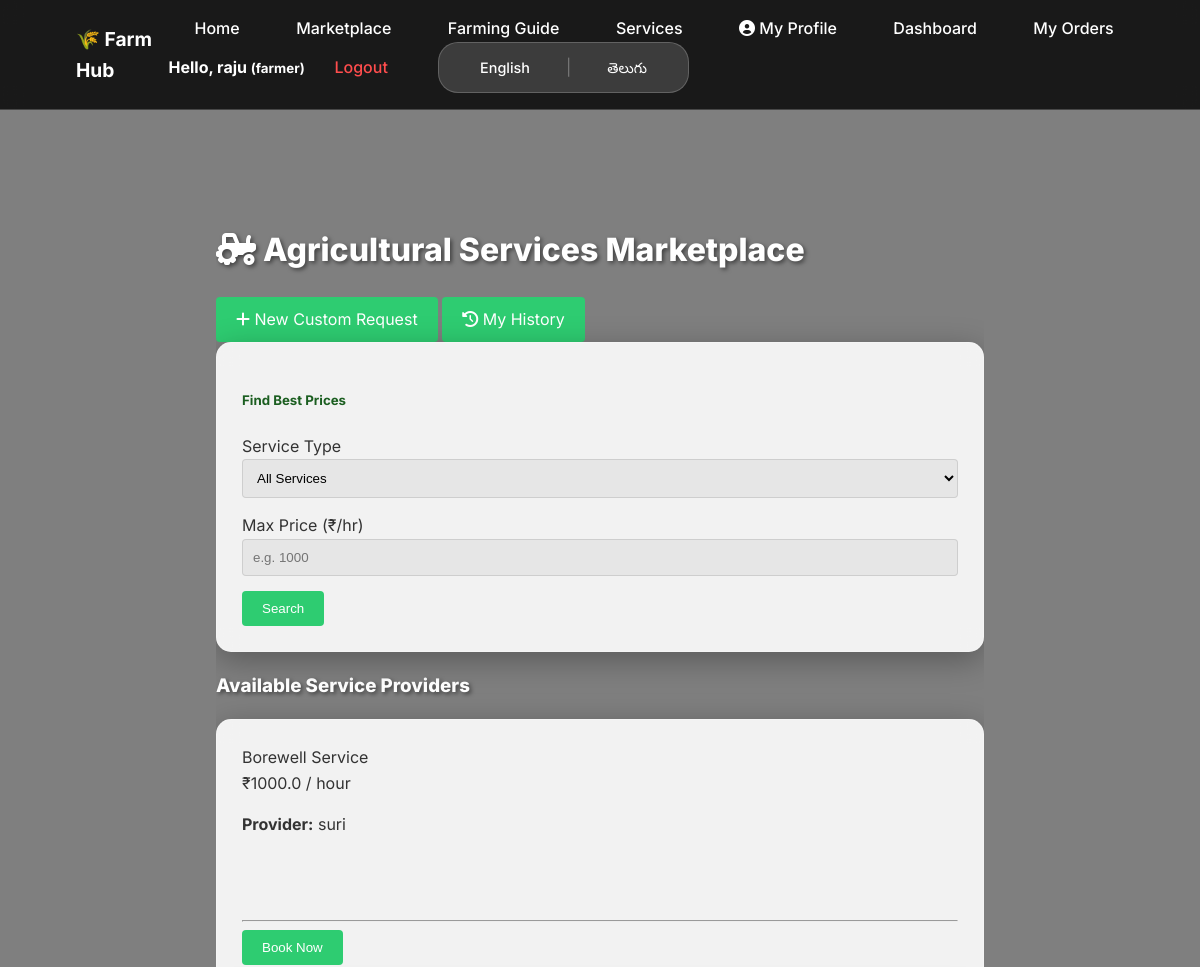
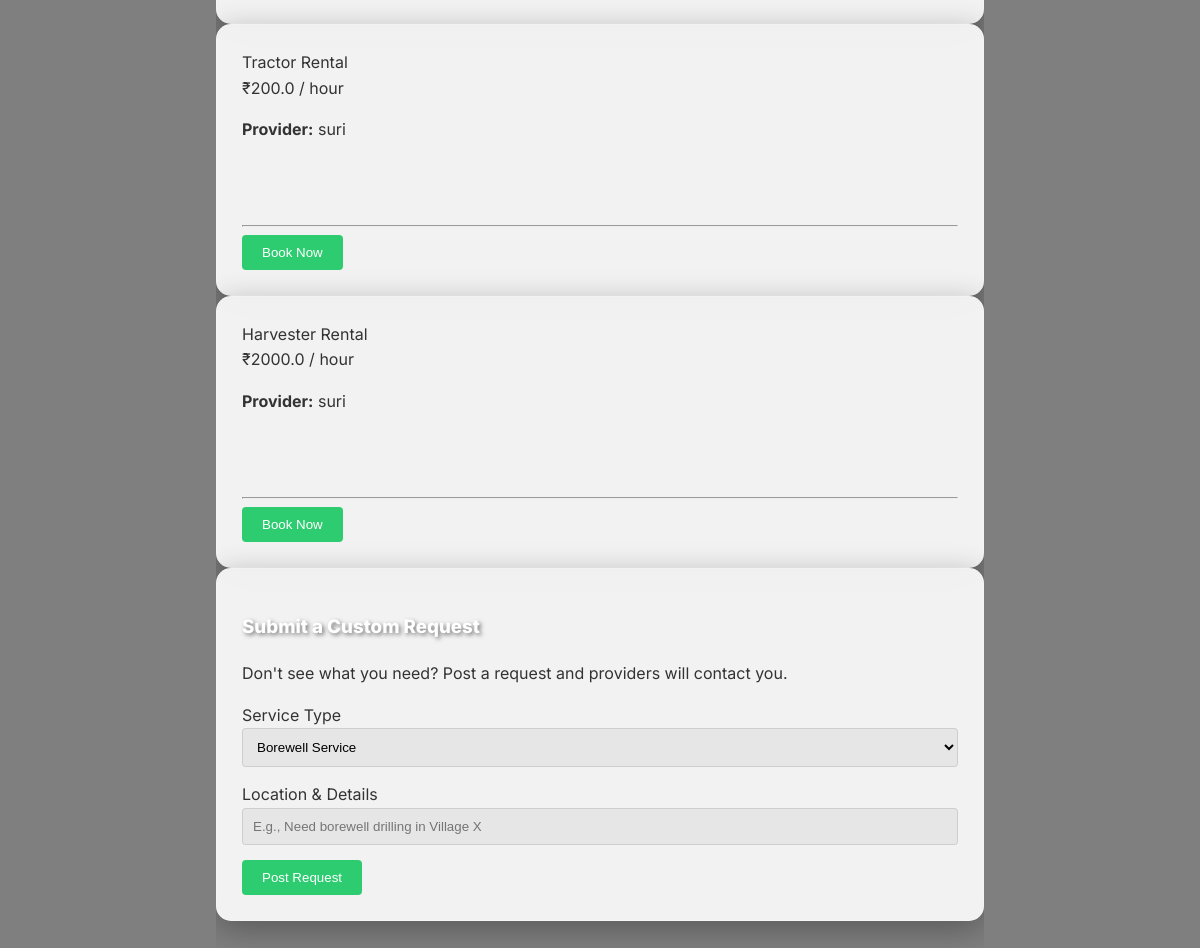
The app's page /services (signed in) with its own data (2 pictures, top to bottom).
### tables this page shows
CREATE TABLE service_listings (
        id INTEGER PRIMARY KEY AUTOINCREMENT, 
        provider_id INTEGER NOT NULL, 
        service_type TEXT NOT NULL, 
        price_per_hour REAL NOT NULL, 
        description TEXT, 
        FOREIGN KEY (provider_id) REFERENCES users (id));

CREATE TABLE users (
        id INTEGER PRIMARY KEY AUTOINCREMENT, 
        name TEXT NOT NULL, 
        phone TEXT UNIQUE NOT NULL, 
        password TEXT NOT NULL, 
        role TEXT NOT NULL, 
        upi_id TEXT, 
        address TEXT);

### app.py (the view)
@app.route('/services')
@login_required
@farmer_required
def services():
    conn = get_db_connection()
    s_type = request.args.get('service_type', '')
    max_p = request.args.get('max_price', 99999)
    query = "SELECT sl.*, u.name as provider_name FROM service_listings sl JOIN users u ON sl.provider_id = u.id WHERE sl.price_per_hour <= ?"
    params = [max_p]
    if s_type:
        query += " AND sl.service_type LIKE ?"
        params.append(f"%{s_type}%")
    listings = conn.execute(query, params).fetchall()
    conn.close()
    return render_template('services.html', listings=listings)

### app.py (called while the page is built)
def get_locale():
    return session.get('lang', request.accept_languages.best_match(['en', 'te']))

@app.template_filter('localize')
def localize_filter(value):
    if not value: return ""
    val_str = str(value)
    if '|' not in val_str: return val_str
    parts = val_str.split('|')
    if session.get('lang') == 'te' and len(parts) > 1:
        return parts[1].strip()
    return parts[0].strip()

def get_db_connection():
    conn = sqlite3.connect(DB_NAME, timeout=20)
    conn.row_factory = sqlite3.Row
    conn.execute('PRAGMA journal_mode=WAL;')
    return conn

def login_required(f):
    @wraps(f)
    def wrapper(*args, **kwargs):
        if 'user_id' not in session:
            flash(_('Please log in first.'), 'danger')
            return redirect(url_for('login'))
        return f(*args, **kwargs)
    return wrapper

def farmer_required(f):
    @wraps(f)
    def wrapper(*args, **kwargs):
        if session.get('role') != 'farmer':
            flash(_('Access Restricted: This page is for farmers only.'), 'warning')
            return redirect(url_for('marketplace'))
        return f(*args, **kwargs)
    return wrapper

### templates/services.html (shortened to what this page needs)
{% extends 'base.html' %}
{% block content %}
<div class="content-wrapper">
    <div class="container mt-4">
        <div class="d-flex justify-content-between align-items-center mb-5">
            <h1><i class="fas fa-tractor text-success"></i> {{ _('Agricultural Services Marketplace') }}</h1>
            <div>
                <a href="{{ url_for('custom_request') }}" class="btn btn-primary shadow">
                    <i class="fas fa-plus"></i> {{ _('New Custom Request') }}
                </a>
                <a href="{{ url_for('my_service_history') }}" class="btn btn-light shadow-sm border ms-2">
                    <i class="fas fa-history"></i> {{ _('My History') }}
                </a>
            </div>
        </div>
        <div class="compact-box">
            <div class="glass-panel mb-5">
                <h5 class="mb-3 text-secondary-glass">{{ _('Find Best Prices') }}</h5>
                <form method="GET" action="{{ url_for('services') }}" class="row g-3">
                    <div class="col-md-5">
                        <label class="form-label small fw-bold">{{ _('Service Type') }}</label>
                        <select name="service_type" class="form-select">
                            <option value="">{{ _('All Services') }}</option>
                        </select>
                    </div>
                    <div class="col-md-4">
                        <label class="form-label small fw-bold">{{ _('Max Price (₹/hr)') }}</label>
                        <input type="number" name="max_price" class="form-control" placeholder="e.g. 1000">
                    </div>
                    <div class="col-md-3 d-flex align-items-end">
                        <button type="submit" class="btn btn-success w-100 fw-bold">{{ _('Search') }}</button>
                    </div>
                </form>
            </div>
        </div>
        <h3 class="mb-4">{{ _('Available Service Providers') }}</h3>
        <div class="row mb-5">
            {% if listings %}
                {% for item in listings %}
                <div class="col-md-4 mb-4">
                    <div class="glass-panel service-card h-100 d-flex flex-column">
                        <div class="mb-3">
                            <span class="badge bg-success mb-2">{{ item['service_type'] | localize }}</span>
                            <div class="d-flex justify-content-between align-items-center">
                                <span class="h4 text-primary fw-bold mb-0">₹{{ item['price_per_hour'] }}</span>
                                <span class="text-muted small">/ {{ _('hour') }}</span>
                            </div>
                        </div>
                        <div class="flex-grow-1">
                            <p class="card-text text-dark"><strong>{{ _('Provider:') }}</strong> {{ item['provider_name'] }}</p>
                            <p class="card-text text-muted small" style="min-height: 50px;">{{ item['description'] | localize }}</p>
                        </div>
                        <hr class="my-3">
                        <form method="POST" action="{{ url_for('custom_request') }}">
                            <button type="submit" class="btn btn-success w-100 fw-bold">{{ _('Book Now') }}</button>
                        </form>
                    </div>
                </div>
                {% endfor %}
            {% else %}
                <div class="col-12 text-center py-4">
                    <div class="glass-panel text-dark">
                        {{ _('No specific listings found.') }}
                    </div>
                </div>
            {% endif %}
        </div>
        <div class="compact-box">
            <div class="glass-panel border-start border-primary border-5">
                <h3 class="text-primary mb-3 h5 fw-bold">{{ _('Submit a Custom Request') }}</h3>
                <p class="text-muted small">{{ _('Don\'t see what you need? Post a request and providers will contact you.') }}</p>
                <form method="POST" action="{{ url_for('custom_request') }}" class="row g-3">
                    <div class="col-md-4">
                        <label class="form-label fw-bold small text-dark">{{ _('Service Type') }}</label>
                        <select name="service_type" class="form-select">
                            <option>{{ _('Borewell Service') }}</option>
                        </select>
                    </div>
                    <div class="col-md-5">
                        <label class="form-label fw-bold small text-dark">{{ _('Location & Details') }}</label>
                        <input type="text" name="details" class="form-control" required
                               placeholder="{{ _('E.g., Need borewell drilling in Village X') }}">
                    </div>
                    <div class="col-md-3 d-flex align-items-end">
                        <button type="submit" class="btn btn-primary w-100 fw-bold shadow-sm">{{ _('Post Request') }}</button>
                    </div>
                </form>
            </div>
        </div>
    </div>
</div>
{% endblock %}

### static/style.css (style rules this page uses)
:root { --primary-color: #2ecc71; --secondary-color: #27ae60; --dark-color: #34495e; --light-color: #ecf0f1; --danger-color: #e74c3c; }
body { font-family: 'Segoe UI', Tahoma, Geneva, Verdana, sans-serif; line-height: 1.6; margin: 0; background-color: #f4f7f6; color: #333; }
.container { width: 80%; margin: auto; overflow: hidden; padding: 2rem 0; }
input, select, textarea { width: 100%; padding: 10px; margin-bottom: 15px; border: 1px solid #ddd; border-radius: 4px; box-sizing: border-box; }
.btn { display: inline-block; background: var(--primary-color); color: white; padding: 10px 20px; border: none; border-radius: 4px; cursor: pointer; text-decoration: none; }

### templates/base.html (style rules this page uses)
:root { --glass: rgba(255, 255, 255, 0.15); --border: rgba(255, 255, 255, 0.2); }
body { font-family: 'Inter', sans-serif; margin: 0; padding: 0; }
body { top: 0px !important; }

### templates/services.html (style rules this page uses)
html, body { height: 100%; margin: 0; }
body { background: linear-gradient(rgba(0, 0, 0, 0.5), rgba(0, 0, 0, 0.5)), url('https://plus.unsplash.com/premium_photo-1661909896396-ecd58b5dc2d9?w=1920&auto=format&fit=crop&q=80'); background-size: cover !important; background-position: center !important; background-attachment: fixed !important; background-repeat: no-repeat !important; font-family: 'Inter', sans-serif; }
.content-wrapper { background: transparent !important; min-height: 100vh; padding: 40px 0; }
.glass-panel { background: rgba(255, 255, 255, 0.9) !important; backdrop-filter: blur(10px); -webkit-backdrop-filter: blur(10px); border: 1px solid rgba(255, 255, 255, 0.2); border-radius: 15px !important; box-shadow: 0 8px 32px rgba(0, 0, 0, 0.3) !important; padding: 25px; transition: transform 0.3s ease; }
.compact-box { max-width: 900px; margin-left: auto; margin-right: auto; }
h1, h3 { color: white !important; font-weight: 800; text-shadow: 2px 2px 4px rgba(0,0,0,0.5); }
.text-secondary-glass { color: #1b5e20 !important; font-weight: 700; }
.form-control, .form-select { background: rgba(0, 0, 0, 0.05) !important; border: 1px solid rgba(0, 0, 0, 0.1) !important; }

### records on screen
service_listings: service_type "Borewell Service", price_per_hour "1000.0", provider_name "suri"
service_listings: service_type "Tractor Rental", price_per_hour "200.0", provider_name "suri"
service_listings: service_type "Harvester Rental", price_per_hour "2000.0", provider_name "suri"

### other values on screen
{{ session.get('name') }} "raju"
{{ session.get('role') }} "farmer"
form field service_type "All Services"
form field service_type "Borewell Service"
